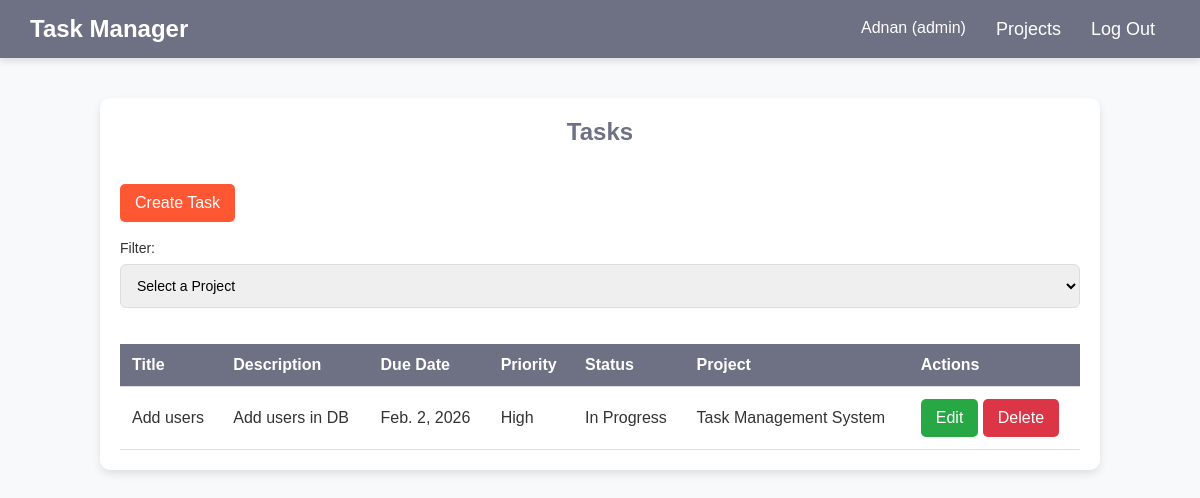
Page /6/ (signed in) on the committed database.
### tasks/models.py (models this page shows, shortened)
class User(AbstractUser):
    ROLE_CHOICES = (
        ('admin', 'Admin'),
        ('user', 'User'),
    )
    role = models.CharField(max_length=20, choices=ROLE_CHOICES, default='employee')
    phone_number = models.CharField(max_length=15, blank=True, null=True)
    def __str__(self):
        return f"{self.username} ({self.role})"

class Task(models.Model):
    title = models.CharField(max_length=225)
    description = models.TextField()
    due_date = models.DateField()
    priority = models.CharField(max_length=6)
    status = models.CharField(max_length=10)
    project = models.ForeignKey(Project, on_delete=models.CASCADE, related_name='tasks')

class Project(models.Model):
    name = models.CharField(max_length=160, unique=True)

### tasks/views.py (the view)
# urls.py: 2. Add a URL to urlpatterns:  path('', views.home, name='home')
@login_required
def home(request, project_id=None):
    if project_id:
        project = get_object_or_404(Project, id=project_id)
        tasks = Task.objects.filter(project=project)
    else:
        tasks = Task.objects.all()
    projects = Project.objects.all()
    return render(request, 'home.html', {'tasks': tasks, 'projects': projects, 'selected_project_id': project_id})

### tasks/templates/home.html (shortened to what this page needs)
<!DOCTYPE html>
<html lang="en">
<head>
</head>
<body>
    {% include 'layout/header.html' with link='/projects_list' name='Projects' %}
    <div class="tasks-list">
        <h2>Tasks</h2>
        <br>
        <a href="{% url 'create_task' %}" class="btn" style="background: #ff5733;">Create Task</a>
        <br><br>
        <label>Filter:</label>
        <select id="projectDropdown" onchange="filterTasks()">
            <option value="" disabled selected>Select a Project</option>
        </select>
        <div style="overflow-x: auto;">
        <table class="task-table">
            <thead>
                <tr>
                    <th>Title</th>
                    <th>Description</th>
                    <th>Due Date</th>
                    <th>Priority</th>
                    <th>Status</th>
                    <th>Project</th>
                    <th>Actions</th>
                </tr>
            </thead>
            <tbody>
                {% for task in tasks %}
                <tr>
                    <td>{{ task.title }}</td>
                    <td>{{ task.description }}</td>
                    <td>{{ task.due_date }}</td>
                    <td>{{ task.priority }}</td>
                    <td>{{ task.status }}</td>
                    <td>{{ task.project.name }}</td>
                    <td>
                        {% if request.user.role == "admin" %}
                            <a href="{% url 'update_task' task.id %}" class="btn btn-edit">Edit</a>
                            <a href="{% url 'delete_task' task.id %}" class="btn btn-delete" onclick="return confirm('Are you sure you want to delete this task?');">Delete</a>
                        {% endif %}
                    </td>
                </tr>
                {% empty %}
                <tr>
                    <td colspan="7">No tasks found</td>
                </tr>
                {% endfor %}
            </tbody>
        </table>
    </div>
    </div>
</body>
</html>

### tasks/templates/layout/header.html (shortened to what this page needs)
<header>
    <div class="logo">Task Manager</div>
    <nav>
        <ul id="menu">
            <li>{{ request.user }}</li>
            <li><a href="{{ link }}">{{ name }}</a></li>
            <li><a href="/logout">Log Out</a></li>
        </ul>
    </nav>
</header>

### tasks/templates/home.html (style rules this page uses)
* { margin: 0; padding: 0; box-sizing: border-box; font-family: 'Poppins', sans-serif; }
body { background: #f8f9fa; color: #333; font-size: 16px; }
header { display: flex; justify-content: space-between; align-items: center; background: #6d7183; padding: 15px 30px; color: white; box-shadow: 0px 4px 6px rgba(0, 0, 0, 0.1); position: relative; }
.logo { font-size: 24px; font-weight: bold; }
nav ul { display: flex; list-style: none; }
nav ul li { margin: 0 15px; }
nav ul li a { text-decoration: none; color: white; font-size: 18px; transition: 0.3s; }
.tasks-list { max-width: 1000px; margin: 40px auto; background: white; padding: 20px; border-radius: 10px; box-shadow: 0 4px 8px rgba(0, 0, 0, 0.1); }
.task-table { width: 100%; border-collapse: collapse; margin-top: 20px; }
.task-table th, .task-table td { padding: 12px; text-align: left; border-bottom: 1px solid #ddd; }
.task-table th { background: #6d7183; color: white; }
.btn { display: inline-block; padding: 10px 15px; color: white; border: none; cursor: pointer; text-decoration: none; border-radius: 5px; transition: 0.3s; }
.btn-edit { background-color: #28a745; }
.btn-delete { background-color: #dc3545; }
h2 { font-size: 24px; margin-bottom: 20px; color: #6d7183; text-align: center; }
label { display: block; font-size: 14px; margin-bottom: 8px; font-weight: 500; }
input, select { width: 100%; padding: 12px; margin-bottom: 16px; border: 1px solid #ddd; border-radius: 6px; font-size: 14px; outline: none; transition: 0.3s ease; }

### rows in the picture
User: user "Adnan (admin)"
Task: title "Add users", description "Add users in DB", due_date "Feb. 2, 2026", priority "High", status "In Progress", project.name "Task Management System"

### other values in the picture
{{ name }} "Projects"
